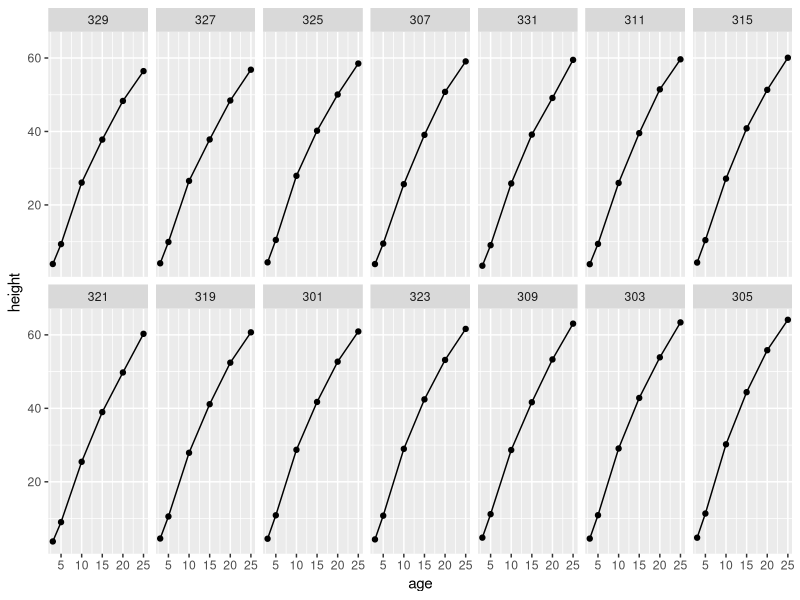
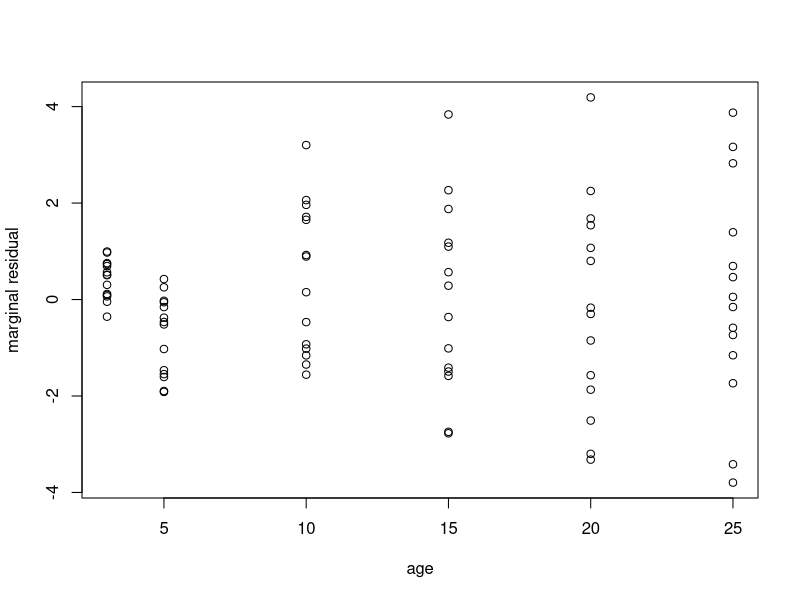
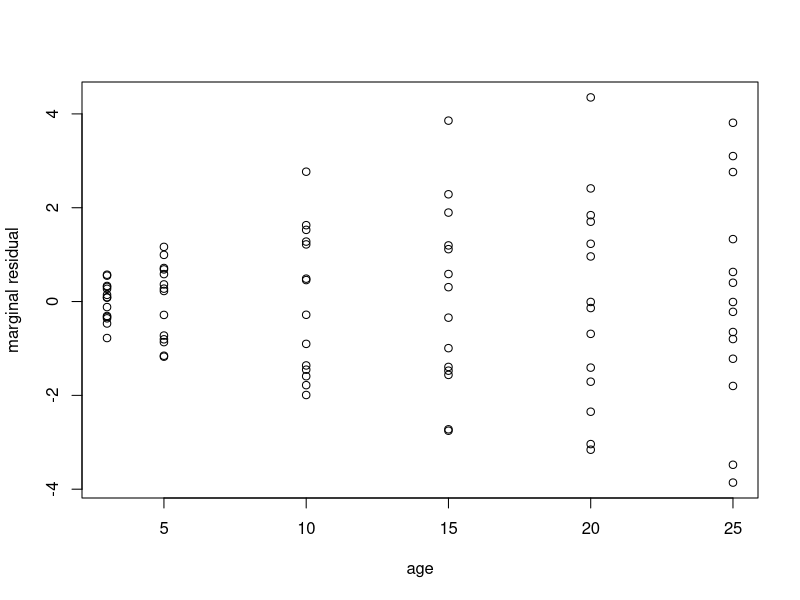
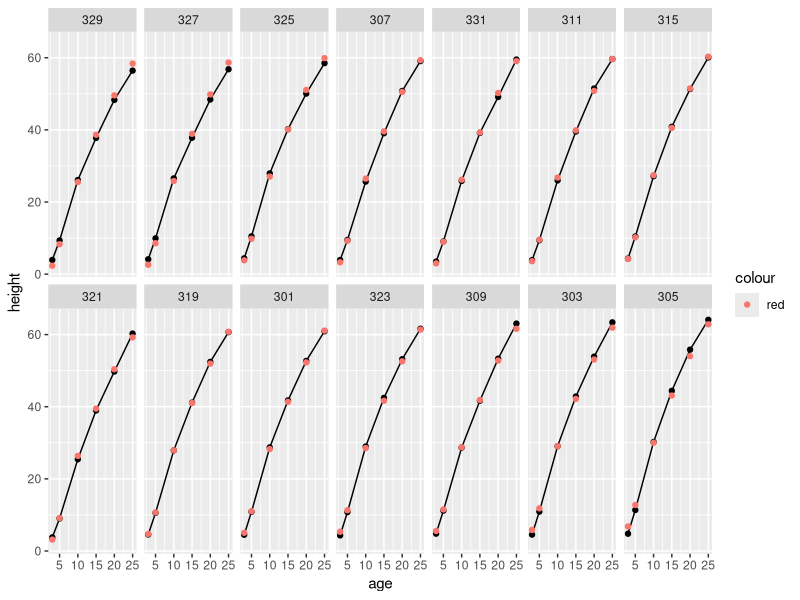
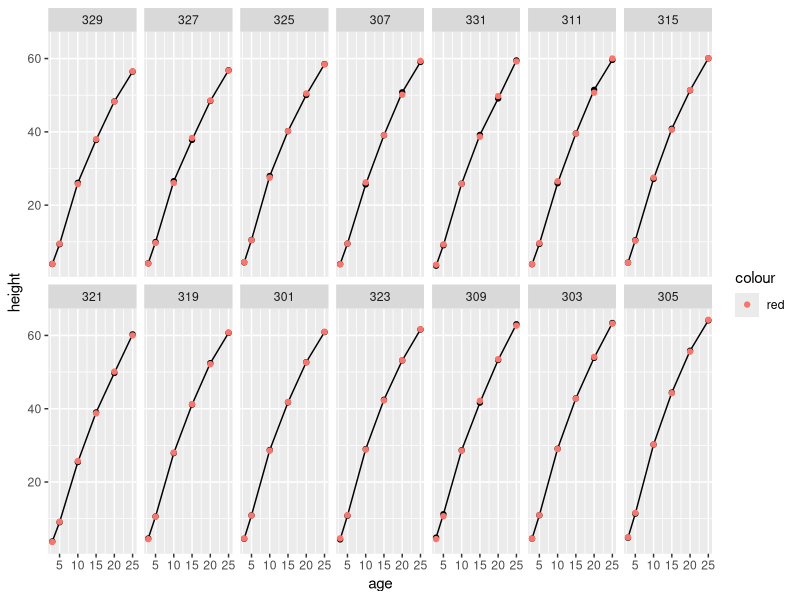

Here is the R script that generated these plots, in order: (Note: this script raises an error after producing the figures.)
## ---- chunk 1
library(nlme)

# aggregated model
Mach.agg <- aggregate(score~Machine*Worker, data = Machines, FUN=mean)

m2 <- lm(score~Machine+Worker, data = Mach.agg)

anova(m2)

# full model with interaction
m0 <- lm(score~Machine*Worker, data = Machines)

anova(m0)

(142.18*3/10)/(33.29/36)
1-pf((142.18*3/10)/(33.29/36), 10, 36)

# additive model (no interaction)
m1 <- lm(score~Machine+Worker, data = Machines)

anova(m1)

anova(m1,m0)



## ---- chunk 2
library(nlme)
library(ggplot2)
head(Loblolly)
ggplot(data = Loblolly) + 
  geom_line(mapping = aes(x = age, y = height)) + 
  geom_point(mapping = aes(x = age, y = height)) + 
  facet_wrap(~ Seed, nrow = 2)

## ---- chunk 3
lmc <- lmeControl(niterEM=1000,msMaxIter=1000,msMaxEval=1000)

model1 <- lme(height ~ poly(age,3), data = Loblolly,
random = list(Seed = ~ poly(age,3)),
correlation = corAR1(form = ~ age|Seed), control = lmc)

summary(model1)
## ---- chunk 4
bdiag_m <- function(lmat) {
    ## Copyright (C) 2016 Martin Maechler, ETH Zurich
    if(!length(lmat)) return(new("dgCMatrix"))
    stopifnot(is.list(lmat), is.matrix(lmat[[1]]),
              (k <- (d <- dim(lmat[[1]]))[1]) == d[2], # k x k
              all(vapply(lmat, dim, integer(2)) == k)) # all of them
    N <- length(lmat)
    if(N * k > .Machine$integer.max)
        stop("resulting matrix too large; would be  M x M, with M=", N*k)
    M <- as.integer(N * k)
    ## result: an   M x M  matrix
    new("dgCMatrix", Dim = c(M,M),
        ## 'i :' maybe there's a faster way (w/o matrix indexing), but elegant?
        i = as.vector(matrix(0L:(M-1L), nrow=k)[, rep(seq_len(N), each=k)]),
        p = k * 0L:M,
        x = as.double(unlist(lmat, recursive=FALSE, use.names=FALSE)))
}
## ---- chunk 5
library(lme4)
model2lmer <- lmer(height ~ poly(age,3) + (poly(age,3) | Seed), data = Loblolly, control = lmerControl(optimizer="Nelder_Mead", optCtrl = list(maxfun = 100000), check.conv.grad = .makeCC("warning", tol = 0.71, relTol = NULL)))
Z <- model.matrix(model2lmer, type = 'random')
psi_i <- getVarCov(model1)
psi <- bdiag_m(list(psi_i,psi_i,psi_i,psi_i,psi_i,psi_i,psi_i,psi_i,psi_i,psi_i,psi_i,psi_i,psi_i,psi_i))
inv_psi <- solve(psi)
phi <- coef(model1$modelStruct$corStruct, unconstrained = FALSE)
L <- (summary(model1)$sigma^2)*diag(nrow(Loblolly))
for(i in 1:nrow(L)){
  for(j in nrow(L)){
    if(j==(i+1)||j==(i-1)){
      L[i,j] <- phi
    }
  }
}
invL <- solve(L)
A <- inv_psi+t(Z)%*%invL%*%Z
invA <- solve(A)
P<-invL-invL%*%Z%*%invA%*%t(Z)%*%invL
X <- model.matrix(model2lmer, type = 'fixed')
cov.beta.hat <- solve(t(X)%*%P%*%X)
Y <- Loblolly$height
beta.hat <- cov.beta.hat%*%t(X)%*%P%*%Y
beta.hat
cov.beta.hat
beta.hat / sqrt(diag(cov.beta.hat)) # t-values
1-pchisq(as.numeric((beta.hat / sqrt(diag(cov.beta.hat)))^2), 1) # rough p-values
1-pf(as.numeric((beta.hat / sqrt(diag(cov.beta.hat)))^2), 1, nrow(Loblolly)-4)
## ---- chunk 6
model2 <- lme(height ~ poly(age,3), data = Loblolly,
random = list(Seed = ~ poly(age,3)),
correlation = NULL, control = lmc)

summary(model2)
## ---- chunk 7
library(lme4)
model2lmer <- lmer(height ~ poly(age,3) + (poly(age,3) | Seed), data = Loblolly, control = lmerControl(optimizer="Nelder_Mead", optCtrl = list(maxfun = 100000), check.conv.grad = .makeCC("warning", tol = 0.71, relTol = NULL)))
summary(model2lmer)
## ---- chunk 8
marginal.resids <- Loblolly$height - model.matrix(model2lmer, type = 'fixed')%*%fixef(model2lmer)
plot(Loblolly$age, marginal.resids, xlab = 'age', ylab = 'marginal residual')
## ---- chunk 9
library(lme4)
model3lmer <- lmer(height ~ poly(age,5) + (1 | Seed), data = Loblolly, control = lmerControl(optimizer="Nelder_Mead", optCtrl = list(maxfun = 100000), check.conv.grad = .makeCC("warning", tol = 0.71, relTol = NULL)))
marginal.resids3 <- Loblolly$height - model.matrix(model3lmer, type = 'fixed')%*%fixef(model3lmer)
plot(Loblolly$age, marginal.resids3, xlab = 'age', ylab = 'marginal residual')
## ---- chunk 10
Loblolly$fitted3 <- fitted(model3lmer)

ggplot(data = Loblolly) + 
  geom_line(mapping = aes(x = age, y = height)) + 
  geom_point(mapping = aes(x = age, y = height)) + 
  geom_point(mapping = aes(x = age, y = fitted3, color = 'red')) +
  facet_wrap(~ Seed, nrow = 2)
## ---- chunk 11
model4lmer <- lmer(height ~ poly(age,5) + (poly(age,2) | Seed), data = Loblolly, control = lmerControl(optimizer="Nelder_Mead", optCtrl = list(maxfun = 100000), check.conv.grad = .makeCC("warning", tol = 0.71, relTol = NULL)))
marginal.resids4 <- Loblolly$height - model.matrix(model4lmer, type = 'fixed')%*%fixef(model4lmer)
Loblolly$fitted4 <- fitted(model4lmer)
ggplot(data = Loblolly) + 
  geom_line(mapping = aes(x = age, y = height)) + 
  geom_point(mapping = aes(x = age, y = height)) + 
  geom_point(mapping = aes(x = age, y = fitted4, color = 'red')) +
  facet_wrap(~ Seed, nrow = 2)
## ---- chunk 12
Z <- model.matrix(model4lmer, type = 'random')
dim_cov <- dim(attr(VarCorr(model4lmer)[1]$Seed, 'correlation'))[1]
psi_i <- as.matrix(VarCorr(model4lmer)[1]$Seed[1:dim_cov,1:dim_cov])
psi <- bdiag_m(list(psi_i,psi_i,psi_i,psi_i,psi_i,psi_i,psi_i,psi_i,psi_i,psi_i,psi_i,psi_i,psi_i,psi_i))
inv_psi <- solve(psi)
phi <- coef(model1$modelStruct$corStruct, unconstrained = FALSE)
L <- (summary(model4lmer)$sigma^2)*diag(nrow(Loblolly))
invL <- solve(L)
A <- inv_psi+t(Z)%*%invL%*%Z
invA <- solve(A)
P<-invL-invL%*%Z%*%invA%*%t(Z)%*%invL
X <- as.matrix(model.matrix(model4lmer, type = 'fixed'))
cov.beta.hat <- solve(t(X)%*%P%*%X)
Y <- Loblolly$height
beta.hat <- cov.beta.hat%*%t(X)%*%P%*%Y
Pi <- as.matrix(P)[1:6,1:6]
cholPi <- t(solve(chol(solve(Pi))))
standardized_resids <- rep(NA,84)
seed=1
cov.check <- 0
for(i in 1:14){
  standardized_resids[(seed-1)*6+(1:6)] <- t(cholPi)%*%marginal.resids4[(seed-1)*6+(1:6)]
  cov.check <- cov.check + sum((diag(6)-standardized_resids[(seed-1)*6+(1:6)]%*%t(standardized_resids[(seed-1)*6+(1:6)]))^2)
  seed <- seed + 1
}


plot(Loblolly$Seed, standardized_resids, xlab = 'Seed', ylab = 'standardized marginal residual')

B <- (diag(nrow(Loblolly)) - Z%*%invA%*%t(Z)%*%invL)
P2 <- B%*%solve(P)%*%t(B)
cholP2 <- t(chol(solve(P2)))
standardized_conditional_residuals <- cholP2%*%(Y - Loblolly$fitted4)
qqnorm(standardized_conditional_residuals)
qqline(standardized_conditional_residuals)
shapiro.test(as.numeric(standardized_conditional_residuals))

## ---- chunk 13
anova(model1, model2)

model2ml <- lme(height ~ poly(age,3), data = Loblolly,
random = list(Seed = ~ poly(age,3)),
correlation = NULL, control = lmc, method = 'ML')
summary(model2ml)

model1ml <- lme(height ~ poly(age,3), data = Loblolly,
random = list(Seed = ~ poly(age,3)),
correlation = corAR1(form = ~ age|Seed), control = lmc, method = 'ML')

summary(model1ml)
anova(model1ml, model2ml)
## ---- chunk 14
summary(model2lmer)

library(lmerTest)
X <- poly(Loblolly$age,3)
Loblolly$linear <- X[,1]
Loblolly$quadratic <- X[,2]
Loblolly$cubic <- X[,3]
model2lmer <- lmer(height ~ linear+quadratic+cubic + (linear+quadratic+cubic | Seed), data = Loblolly, control = lmerControl(optimizer="Nelder_Mead", optCtrl = list(maxfun = 100000), check.conv.grad = .makeCC("warning", tol = 0.71, relTol = NULL)))
summary(model2lmer)

anova(model2lmer, type = 'III', ddf = 'lme4')
anova(model2lmer, type = 'III', ddf = 'Satt')
anova(model2lmer, type = 'III', ddf = 'Ken')

model3lmer <- lmer(height ~ linear+quadratic + (linear+quadratic | Seed), data = Loblolly)
summary(model3lmer)

anova(model3lmer, type = 'III', ddf = 'lme4')
anova(model3lmer, type = 'III', ddf = 'Satt')
anova(model3lmer, type = 'III', ddf = 'Ken')

anova(model3lmer, model2lmer)
## ---- chunk 15
fun <- function(model) summary(model)$coefficients[,1]
#booted <- bootMer(model2lmer, fun, 100, type = 'parametric')

library(boot)
#boot.ci(booted, conf = 0.95, type = 'basic', index = 1)
#boot.ci(booted, conf = 0.95, type = 'basic', index = 2)
#boot.ci(booted, conf = 0.95, type = 'basic', index = 3)
#boot.ci(booted, conf = 0.95, type = 'basic', index = 4)
